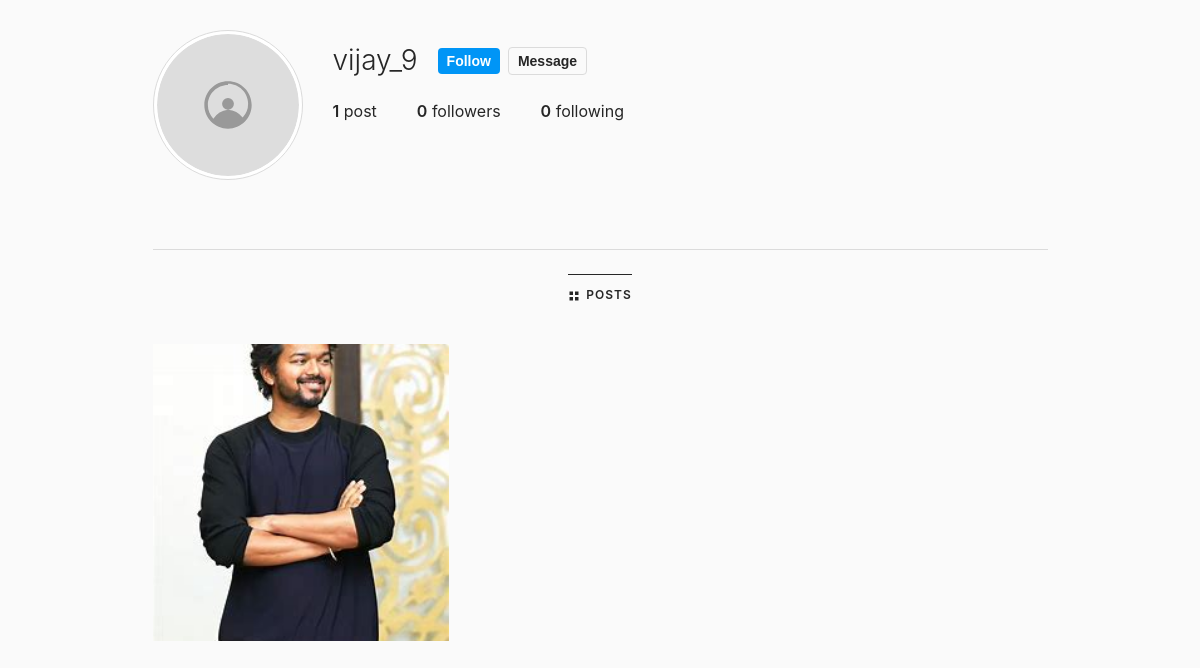
Page /profile/vijay_9/ (signed in) on the committed database.
### users/models.py (models this page shows, shortened)
class CustomUser(AbstractUser):
    bio = models.TextField(blank=True)
    profile_image = models.ImageField(upload_to='profiles/', blank=True, null=True)
    following = models.ManyToManyField('self', symmetrical=False, related_name='followers', blank=True)

### posts/models.py (models this page shows, shortened)
class Post(models.Model):
    author = models.ForeignKey(User, on_delete=models.CASCADE, related_name='posts')
    image = models.ImageField(upload_to='posts/')
    caption = models.TextField(blank=True)
    created_at = models.DateTimeField(auto_now_add=True)
    author = models.ForeignKey(User, on_delete=models.CASCADE, related_name='posts')

### users/views.py (the view)
# urls.py: path('profile/<str:username>/', views.profile_view, name='profile'),
@login_required
def profile_view(request, username):
    User = get_user_model()
    user = get_object_or_404(User, username=username)
    posts = Post.objects.filter(author=user).order_by('-created_at')
    for post in posts:
        post.total_likes = Like.objects.filter(post=post).count()
        post.comment_list = Comment.objects.filter(post=post).order_by('-created_at')
    return render(request, 'users/profile.html', {
        'profile_user': user,
        'posts': posts
    })

### users/templates/users/profile.html (shortened to what this page needs)
<!DOCTYPE html>
<html lang="en">
<head>
</head>
<body>
    <div class="container">
        <div class="profile-header">
            <div class="profile-image-container">
                {% if profile_user.profile.profile_picture %}
                    <img src="{{ profile_user.profile.profile_picture.url }}" alt="{{ profile_user.username }}'s Profile Picture" class="profile-image">
                {% else %}
                    <img alt="Default Profile Picture" class="profile-image">
                {% endif %}
            </div>
            <div class="profile-info">
                <div class="profile-username">
                    <h1 class="username">{{ profile_user.username }}</h1>
                    {% if request.user != profile_user %}
                        <form action="{% url 'follow_toggle' username=profile_user.username %}" method="post" style="display: inline;">
                            <button type="submit" class="follow-btn">
                                {% if request.user in profile_user.followers.all %}
                                    Unfollow
                                {% else %}
                                    Follow
                                {% endif %}
                            </button>
                        </form>
                        <button class="message-btn">Message</button>
                    {% endif %}
                </div>
                <div class="profile-stats">
                    <div class="stat">
                        <span class="stat-number">{{ profile_user.posts.count }}</span>
                        <span class="stat-label">{% if profile_user.posts.count == 1 %}post{% else %}posts{% endif %}</span>
                    </div>
                    <div class="stat">
                        <span class="stat-number">{{ profile_user.followers.count }}</span>
                        <span class="stat-label">followers</span>
                    </div>
                    <div class="stat">
                        <span class="stat-number">{{ profile_user.following.count }}</span>
                        <span class="stat-label">following</span>
                    </div>
                </div>
            </div>
        </div>
        <div class="posts-section">
            <div class="posts-nav">
                <a href="#" class="posts-tab active">
                    <svg width="12" height="12" viewBox="0 0 24 24" fill="currentColor" style="margin-right: 6px;">
                        <rect x="3" y="3" width="7" height="7"/>
                        <rect x="14" y="3" width="7" height="7"/>
                        <rect x="14" y="14" width="7" height="7"/>
                        <rect x="3" y="14" width="7" height="7"/>
                    </svg>
                    Posts
                </a>
            </div>
            {% if profile_user.posts.exists %}
                <div class="posts-grid">
                    {% for post in profile_user.posts.all %}
                        <div class="post-item">
                            <img src="{{ post.image.url }}" alt="Post by {{ profile_user.username }}" class="post-image">
                        </div>
                    {% endfor %}
                </div>
            {% else %}
                <div class="no-posts">
                    <div class="no-posts-icon">📷</div>
                    <h2>No Posts Yet</h2>
                    <p>When {{ profile_user.username }} shares photos, they'll appear here.</p>
                </div>
            {% endif %}
        </div>
    </div>
</body>
</html>

### users/templates/users/profile.html (style rules this page uses)
* { margin: 0; padding: 0; box-sizing: border-box; }
body { font-family: -apple-system, BlinkMacSystemFont, 'Segoe UI', Roboto, sans-serif; background-color: #fafafa; color: #262626; line-height: 1.4; }
.container { max-width: 935px; margin: 0 auto; padding: 30px 20px; }
.profile-header { display: flex; margin-bottom: 44px; padding-bottom: 20px; }
.profile-image-container { margin-right: 30px; flex-shrink: 0; }
.profile-image { width: 150px; height: 150px; border-radius: 50%; object-fit: cover; border: 1px solid #dbdbdb; padding: 3px; background: white; }
.profile-info { flex: 1; padding-top: 11px; }
.profile-username { display: flex; align-items: center; margin-bottom: 20px; }
.username { font-size: 28px; font-weight: 300; margin-right: 20px; color: #262626; }
.follow-btn { background: #0095f6; border: none; border-radius: 4px; color: white; cursor: pointer; font-size: 14px; font-weight: 600; padding: 5px 9px; text-align: center; margin-right: 8px; transition: background-color 0.2s; }
.message-btn { background: #fafafa; border: 1px solid #dbdbdb; border-radius: 4px; color: #262626; cursor: pointer; font-size: 14px; font-weight: 600; padding: 5px 9px; text-align: center; transition: background-color 0.2s; }
.profile-stats { display: flex; margin-bottom: 20px; }
.stat { margin-right: 40px; font-size: 16px; }
.stat-number { font-weight: 600; color: #262626; }
.stat-label { color: #262626; }
.posts-section { border-top: 1px solid #dbdbdb; padding-top: 24px; }
.posts-nav { display: flex; justify-content: center; margin-bottom: 28px; }
.posts-tab { display: flex; align-items: center; color: #8e8e8e; font-size: 12px; font-weight: 600; letter-spacing: 1px; text-transform: uppercase; text-decoration: none; border-top: 1px solid transparent; padding: 12px 0; margin: 0 30px; }
.posts-tab.active { color: #262626; border-top-color: #262626; }
.posts-grid { display: grid; grid-template-columns: repeat(3, 1fr); gap: 3px; }
.post-item { aspect-ratio: 1; position: relative; overflow: hidden; cursor: pointer; }
.post-image { width: 100%; height: 100%; object-fit: cover; transition: transform 0.2s; }

### rows in the picture
CustomUser: username "vijay_9", posts.count "1", followers.count "0", following.count "0"
Post: image (picture)
